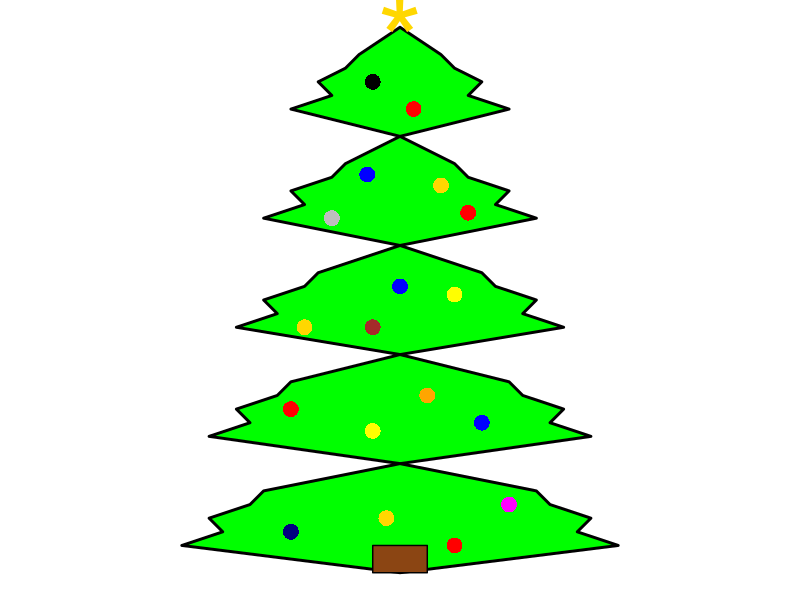

The R script that drew this image:
library(ggplot2)


tree_outline <- data.frame(
  x = c(
    0, -1.5, -2, -3, -2.5, -4, 0, 4, 2.5, 3, 2, 1.5, 0,   
    0, -2, -2.5, -4, -3.5, -5, 0, 5, 3.5, 4, 2.5, 2, 0,   
    0, -3, -3.5, -5, -4.5, -6, 0, 6, 4.5, 5, 3.5, 3, 0,   
    0, -4, -4.5, -6, -5.5, -7, 0, 7, 5.5, 6, 4.5, 4, 0,   
    0, -5, -5.5, -7, -6.5, -8, 0, 8, 6.5, 7, 5.5, 5, 0    
  ),
  y = c(
    0, -1, -1.5, -2, -2.5, -3, -4, -3, -2.5, -2, -1.5, -1, 0,   
    -4, -5, -5.5, -6, -6.5, -7, -8, -7, -6.5, -6, -5.5, -5, -4,  
    -8, -9, -9.5, -10, -10.5, -11, -12, -11, -10.5, -10, -9.5, -9, -8, 
    -12, -13, -13.5, -14, -14.5, -15, -16, -15, -14.5, -14, -13.5, -13, -12, 
    -16, -17, -17.5, -18, -18.5, -19, -20, -19, -18.5, -18, -17.5, -17, -16  
  ),
  group = rep(1:5, each = 13)
)


star <- data.frame(
  x = c(0),
  y = c(-0.5),  
  label = c("*")
)
tree_trunk <- data.frame(
  x = c(-1, -1, 1, 1),
  y = c(-20, -19, -19, -20)
)


ornaments <- data.frame(
  x = c(0.5, -1.2, 1.5, -2.5, 2.5, 0, -3.5, 2, -4, 3, -0.5, 4, 1, -1,-1,-1, -4, 2),  # Współrzędne x dla bombek
  y = c(-3, -5.4, -5.8, -7, -6.8, -9.5, -11, -9.8, -14, -14.5, -18,-17.5, -13.5, -14.8,-11, -2,-18.5, -19),  # Współrzędne y dla bombek
  color = c("red", "blue", "gold", "grey", "red", "blue", "gold", "yellow", "red", "blue", "gold","magenta","orange","yellow","brown","black","navy","red")  # Kolory bombek
)


ggplot() +
  geom_polygon(data = tree_outline, aes(x = x, y = y, group = group), fill = "green", color = "black", size = 1) +
  geom_text(data = star, aes(x = x, y = y, label = label), size = 30, color = "gold") +
  geom_polygon(data = tree_trunk, aes(x = x, y = y), fill = "saddlebrown", color = "black") +
  geom_point(data = ornaments, aes(x = x, y = y, color = color), size = 5, shape = 16) +
  scale_color_identity() +
  theme_void() +
  coord_equal()
